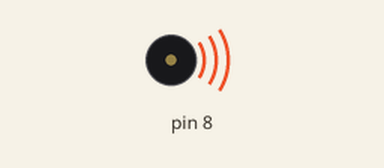
The sketch below on a simulated Arduino Uno, built with avr-gcc and run on an emulated ATmega328P. Parts: buzzer (waves = sounding).

Above: at 0.1 s.
Timing chart, 0 to 1.6 s (numbered marks = the images above):
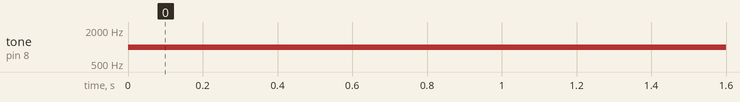

The sketch:

Piezo_Test.ino
```cpp
void setup() {
}

void loop() {
  // put your main code here, to run repeatedly:
  tone(8,1000,4000);

}
```

Measured:
- by itself, tone on pin 8: silent → 1000 Hz at 0.00 s
